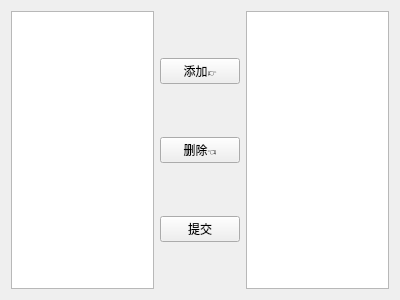
<?xml version="1.0" encoding="UTF-8"?>
<ui version="4.0">
 <class>CanteenManagerManageCanteenManagerWidget</class>
 <widget class="QWidget" name="CanteenManagerManageCanteenManagerWidget">
  <property name="geometry">
   <rect>
    <x>0</x>
    <y>0</y>
    <width>400</width>
    <height>300</height>
   </rect>
  </property>
  <property name="windowTitle">
   <string>食堂管理员</string>
  </property>
  <layout class="QHBoxLayout" name="horizontalLayout">
   <item>
    <widget class="QTableView" name="tableViewAccount">
     <property name="editTriggers">
      <set>QAbstractItemView::NoEditTriggers</set>
     </property>
     <property name="selectionMode">
      <enum>QAbstractItemView::SingleSelection</enum>
     </property>
     <property name="selectionBehavior">
      <enum>QAbstractItemView::SelectRows</enum>
     </property>
    </widget>
   </item>
   <item>
    <layout class="QVBoxLayout" name="verticalLayout">
     <item>
      <widget class="QPushButton" name="pushButtonAdd">
       <property name="text">
        <string>添加👉</string>
       </property>
      </widget>
     </item>
     <item>
      <widget class="QPushButton" name="pushButtonDelete">
       <property name="text">
        <string>删除👈</string>
       </property>
      </widget>
     </item>
     <item>
      <widget class="QPushButton" name="pushButtonSubmit">
       <property name="text">
        <string>提交</string>
       </property>
      </widget>
     </item>
    </layout>
   </item>
   <item>
    <widget class="QTableView" name="tableViewCanteenManager">
     <property name="editTriggers">
      <set>QAbstractItemView::NoEditTriggers</set>
     </property>
     <property name="selectionMode">
      <enum>QAbstractItemView::SingleSelection</enum>
     </property>
     <property name="selectionBehavior">
      <enum>QAbstractItemView::SelectRows</enum>
     </property>
    </widget>
   </item>
  </layout>
 </widget>
 <resources/>
 <connections/>
</ui>
